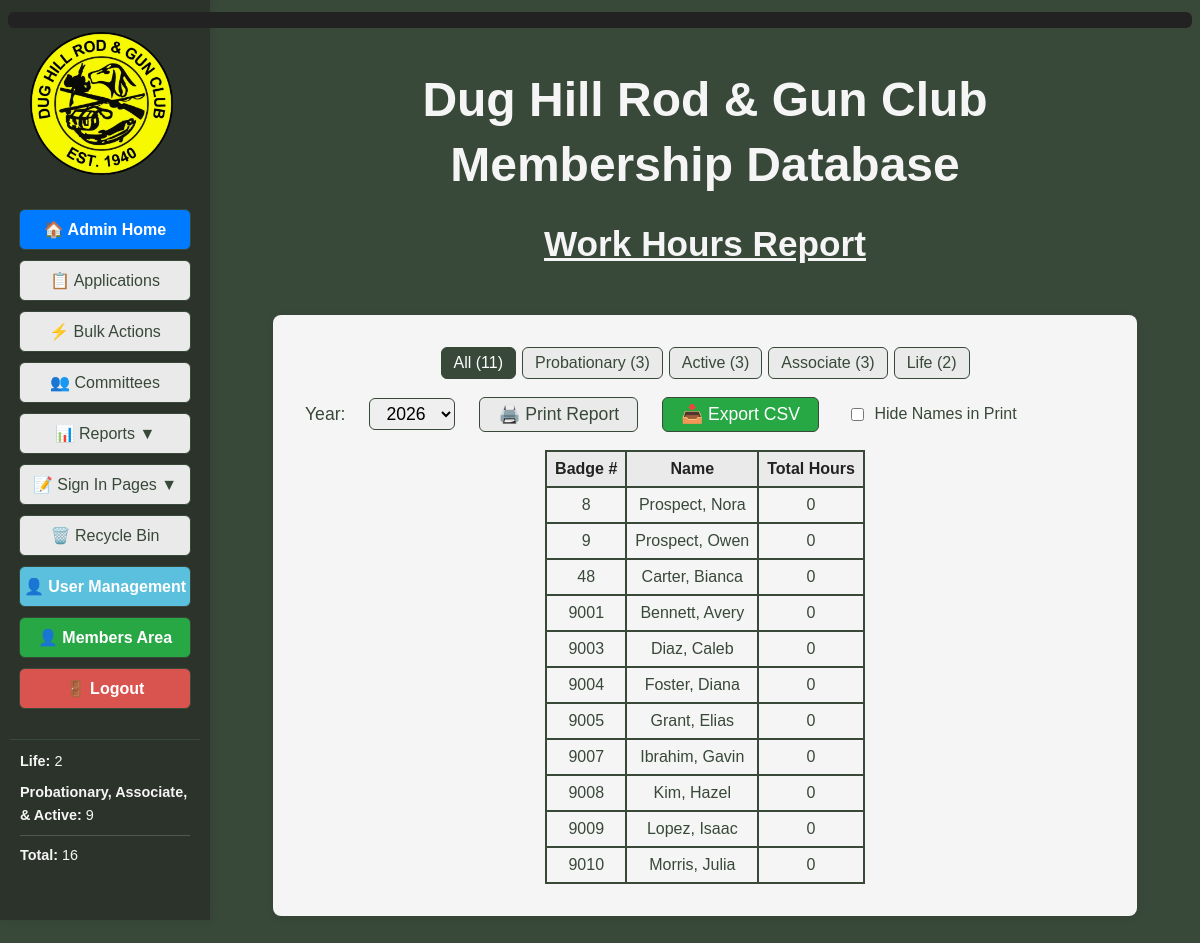
Before: /work_hours_report (signed in) with the older database file.
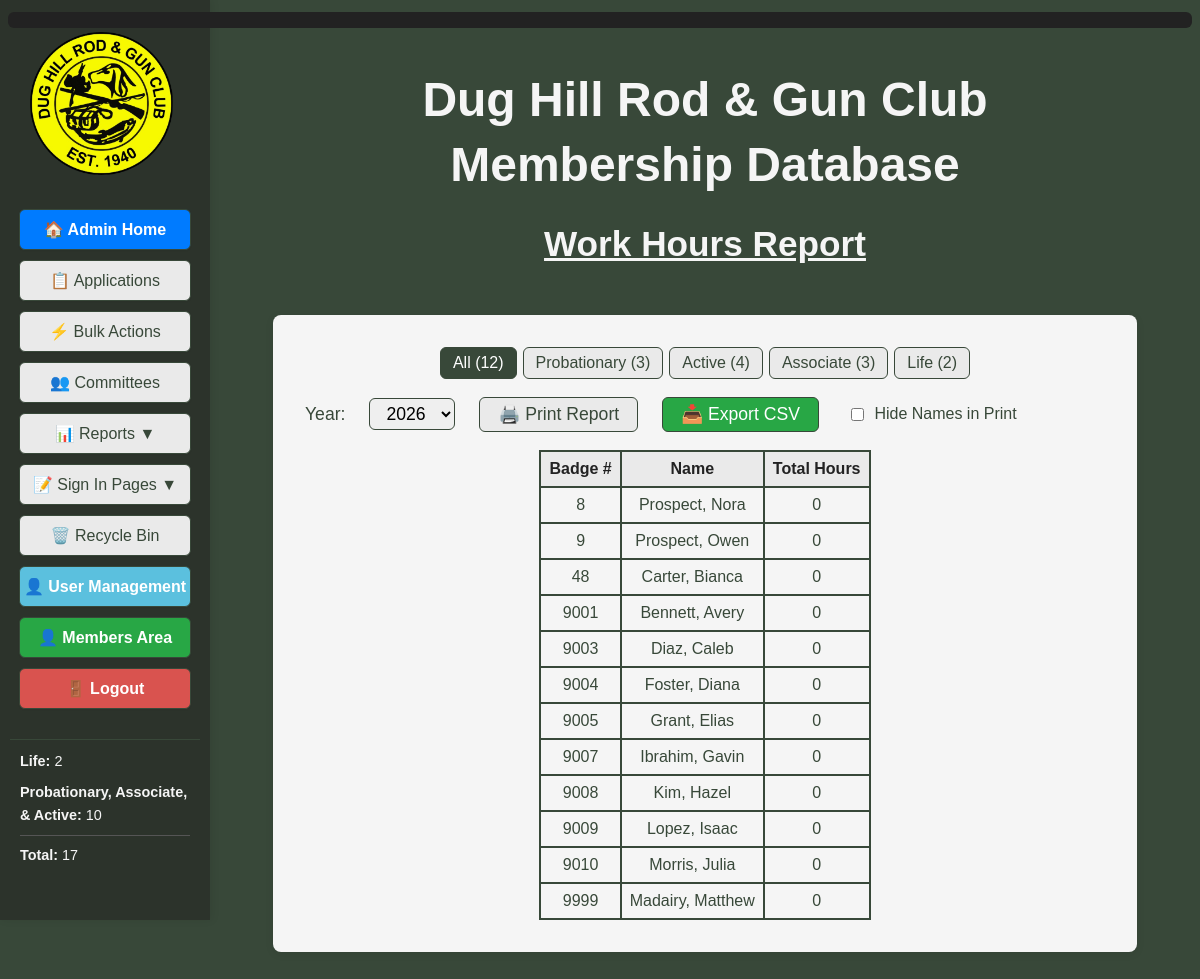
After: the same page with the newer database file.
### tables this page shows
CREATE TABLE members (
			id INTEGER PRIMARY KEY AUTOINCREMENT,
			badge_number TEXT,
			membership_type TEXT,
			first_name TEXT NOT NULL,
			middle_name TEXT,
			last_name TEXT NOT NULL,
			suffix TEXT,
			nickname TEXT,
			dob TEXT,
			email TEXT,
			email2 TEXT,
			phone TEXT,
			phone2 TEXT,
			address TEXT,
			city TEXT,
			state TEXT,
			zip TEXT,
			join_date TEXT,
			sponsor TEXT,
			card_internal TEXT,
			card_external TEXT,
			deleted INTEGER DEFAULT 0,
			deleted_on TEXT
		, member_notes TEXT, application_submitted TEXT, introduced_date TEXT, background_check_submitted TEXT, background_check_passed TEXT, qualifications TEXT, new_member_orientation_completed INTEGER DEFAULT 0, new_member_orientation_date TEXT);

### DH_DB_Webapp/app.py (the view)
@app.route('/work_hours_report')
@login_required
@admin_required
def work_hours_report():
	year = request.args.get('year')
	membership_type = request.args.get('membership_type', 'all').lower()
	if membership_type not in {'all', 'probationary', 'active', 'associate', 'life'}:
		membership_type = 'all'
	if year:
		start_date = f"{year}-01-01"
		end_date = f"{year}-12-31"
	else:
		now = datetime.datetime.now(TIMEZONE)
		year = str(now.year)
		start_date = f"{year}-01-01"
		end_date = f"{year}-12-31"
	work_hours = database.get_work_hours_report(
		start_date=start_date,
		end_date=end_date,
		membership_type=None if membership_type == 'all' else membership_type,
	)
	member_counts = {'all': 0, 'probationary': 0, 'active': 0, 'associate': 0, 'life': 0}
	for member in database.get_all_members():
		member_type = (member['membership_type'] or '').lower()
		if member_type in member_counts and member_type != 'all':
			member_counts[member_type] += 1
			member_counts['all'] += 1
	years = database.get_work_hours_years()
	if year not in years:
		years.insert(0, year)
	now = datetime.datetime.now(TIMEZONE)
	member_stats = get_member_stats()
	pending_applications = get_pending_application_count()
	return render_template('work_hours_report.html', work_hours=work_hours, years=years, selected_year=year, membership_type=membership_type, member_counts=member_counts, now=now, active_page='work_hours_report', member_stats=member_stats, pending_applications=pending_applications)

### DH_DB_Webapp/templates/work_hours_report.html (shortened to what this page needs)
<!DOCTYPE html>
<html>
<head>
</head>
<body style="background-color:#384839; font-family:Arial, Helvetica, sans-serif;">
        <div style="color:yellow; background:#222; font-size:1.1em; padding:8px 16px; margin:12px 0; border-radius:6px; z-index:9999; position:relative;">
        </div>
    <div style="display:flex; flex-direction:column; align-items:center;">
        <div style="position:fixed; top:0; left:0; height:100vh; width:210px; background-color:#2c332b; display:flex; flex-direction:column; align-items:center; padding-top:120px; z-index:100; box-shadow:2px 0 8px rgba(0,0,0,0.08); overflow-y:auto;">
            <img src="{{ url_for('static', filename='Main_Logo-removebg-preview.png') }}" alt="Main Logo" style="height:143px; margin-top:-88px; margin-left:-8px; margin-bottom:34px;">
            <a href="{{ url_for('admin_dashboard') }}" style="width:170px; display:inline-block; padding:10px 0; margin-bottom:10px; border-radius:6px; border:1px solid #384839; background-color:#007bff; color:#ffffff; text-decoration:none; font-weight:bold; font-size:1em; font-family:Arial, Helvetica, sans-serif; box-shadow:0 1px 2px rgba(0,0,0,0.04); text-align:center;">🏠 Admin Home</a>
            {% if current_user.is_admin_or_bdfl() %}
            <a href="{{ url_for('admin_applications') }}" class="{{ 'active-menu' if active_page == 'admin_applications' else '' }}" style="width:170px; display:inline-block; padding:10px 0; margin-bottom:10px; border-radius:6px; border:1px solid #384839; background-color:#eaeaea; color:#384839; text-decoration:none; font-weight:{{ 'bold' if active_page == 'admin_applications' else 'normal' }}; font-size:1em; font-family:Arial, Helvetica, sans-serif; box-shadow:0 1px 2px rgba(0,0,0,0.04); text-align:center; position:relative;">📋 Applications</a>
            {% endif %}
            <a href="{{ url_for('bulk_actions') }}" class="{{ 'active-menu' if active_page == 'bulk_actions' else '' }}" style="width:170px; display:inline-block; padding:10px 0; margin-bottom:10px; border-radius:6px; border:1px solid #384839; background-color:#eaeaea; color:#384839; text-decoration:none; font-weight:{{ 'bold' if active_page == 'bulk_actions' else 'normal' }}; font-size:1em; font-family:Arial, Helvetica, sans-serif; box-shadow:0 1px 2px rgba(0,0,0,0.04); text-align:center;">⚡ Bulk Actions</a>
            <a href="{{ url_for('committees') }}" class="{{ 'active-menu' if active_page == 'committees' else '' }}" style="width:170px; display:inline-block; padding:10px 0; margin-bottom:10px; border-radius:6px; border:1px solid #384839; background-color:#eaeaea; color:#384839; text-decoration:none; font-weight:{{ 'bold' if active_page == 'committees' else 'normal' }}; font-size:1em; font-family:Arial, Helvetica, sans-serif; box-shadow:0 1px 2px rgba(0,0,0,0.04); text-align:center;">👥 Committees</a>
            <div class="menu-toggle" onclick="toggleSubmenu()" style="width:170px; display:inline-block; padding:10px 0; margin-bottom:10px; border-radius:6px; border:1px solid #384839; background-color:#eaeaea; color:#384839; text-decoration:none; font-weight:normal; font-size:1em; font-family:Arial, Helvetica, sans-serif; box-shadow:0 1px 2px rgba(0,0,0,0.04); text-align:center;">
                📊 Reports <span id="submenu-arrow">▼</span>
            </div>
            <div class="menu-toggle" onclick="toggleSignInSubmenu()" style="width:170px; display:inline-block; padding:10px 0; margin-bottom:10px; border-radius:6px; border:1px solid #384839; background-color:#eaeaea; color:#384839; text-decoration:none; font-weight:normal; font-size:1em; font-family:Arial, Helvetica, sans-serif; box-shadow:0 1px 2px rgba(0,0,0,0.04); text-align:center; cursor:pointer;">
                📝 Sign In Pages <span id="signin-submenu-arrow">▼</span>
            </div>
            <a href="{{ url_for('recycle_bin') }}" class="{{ 'active-menu' if active_page == 'recycle_bin' else '' }}" style="width:170px; display:inline-block; padding:10px 0; margin-bottom:10px; border-radius:6px; border:1px solid #384839; background-color:#eaeaea; color:#384839; text-decoration:none; font-weight:{{ 'bold' if active_page == 'recycle_bin' else 'normal' }}; font-size:1em; font-family:Arial, Helvetica, sans-serif; box-shadow:0 1px 2px rgba(0,0,0,0.04); text-align:center;">🗑️ Recycle Bin</a>
            {% if current_user.is_admin_or_bdfl() %}
            <a href="{{ url_for('admin_users') }}" class="{{ 'active-menu' if active_page == 'admin_users' else '' }}" style="width:170px; display:inline-block; padding:10px 0; margin-bottom:10px; border-radius:6px; border:1px solid #384839; background-color:{{ '#5bc0de' if active_page != 'admin_users' else 'rgb(255,255,0)' }}; color:{{ '#ffffff' if active_page != 'admin_users' else '#000000' }}; text-decoration:none; font-weight:bold; font-size:1em; font-family:Arial, Helvetica, sans-serif; box-shadow:0 1px 2px rgba(0,0,0,0.04); text-align:center; position:relative;">
                <span style="display: flex; align-items: center; width: 100%; justify-content: center; text-align: center;">
                    <span style="display:inline-block; vertical-align:middle;">👤 User Management</span>
                </span>
            </a>
            {% endif %}
            <a href="{{ url_for('member_dashboard') }}" style="width:170px; display:inline-block; padding:10px 0; margin-bottom:10px; border-radius:6px; border:1px solid #384839; background-color:#28a745; color:#ffffff; text-decoration:none; font-weight:bold; font-size:1em; font-family:Arial, Helvetica, sans-serif; box-shadow:0 1px 2px rgba(0,0,0,0.04); text-align:center;">👤 Members Area</a>
            <a href="{{ url_for('logout') }}" style="width:170px; display:inline-block; padding:10px 0; margin-bottom:10px; border-radius:6px; border:1px solid #384839; background-color:#d9534f; color:#ffffff; text-decoration:none; font-weight:bold; font-size:1em; font-family:Arial, Helvetica, sans-serif; box-shadow:0 1px 2px rgba(0,0,0,0.04); text-align:center;">🚪 Logout</a>
            <div style="width:170px; margin-top:20px; padding:10px; border-top:1px solid #384839;">
                <div style="color:#f5f5f5; font-size:0.9em; line-height:1.6; text-align:left;">
                    <div style="margin-bottom:8px;"><strong>Life:</strong> {{ member_stats.life_members }}</div>
                    <div style="margin-bottom:8px;"><strong>Probationary, Associate, & Active:</strong> {{ member_stats.voting_members }}</div>
                    <div style="border-top:1px solid #555; padding-top:8px;"><strong>Total:</strong> {{ member_stats.total_members }}</div>
                </div>
            </div>
        </div>
            </div>
        <div class="main-content" style="flex:1; margin-left:210px; display:flex; flex-direction:column; align-items:center;">
            <div style="display:flex; flex-direction:row; justify-content:center; margin-bottom:20px; width:100%;">
                <div style="text-align:center; width:100%;">
                    <h1 style="margin-bottom:0.2em; color:#f5f5f5; font-size:3em;">Dug Hill Rod & Gun Club</h1>
                    <h1 style="margin-top:0.2em; color:#f5f5f5; font-size:3em;">Membership Database</h1>
                    <h2 style="font-size:2.2em; margin-bottom:0.2em; margin-top:0; text-align:center; color:#f5f5f5; font-family:Arial, Helvetica, sans-serif; font-weight:bold; text-decoration:underline;">Work Hours Report</h2>
                </div>
            </div>
            <div style="background-color:#f5f5f5; border-radius:8px; padding:32px; min-width:400px; min-height:200px; box-shadow:0 2px 8px rgba(0,0,0,0.08); margin-bottom:40px; margin-top:24px; width:100%; max-width:800px;">
                <div role="group" aria-label="Membership type filter" style="display:flex; justify-content:center; flex-wrap:wrap; gap:6px; margin-bottom:18px;">
                    <a href="{{ url_for('work_hours_report', year=selected_year, membership_type='all') }}" style="padding:6px 12px; border:1px solid #384839; border-radius:6px; background-color:{{ '#384839' if membership_type == 'all' else '#eaeaea' }}; color:{{ '#fff' if membership_type == 'all' else '#384839' }}; text-decoration:none;">All ({{ member_counts['all'] }})</a>
                    <a href="{{ url_for('work_hours_report', year=selected_year, membership_type='probationary') }}" style="padding:6px 12px; border:1px solid #384839; border-radius:6px; background-color:{{ '#384839' if membership_type == 'probationary' else '#eaeaea' }}; color:{{ '#fff' if membership_type == 'probationary' else '#384839' }}; text-decoration:none;">Probationary ({{ member_counts['probationary'] }})</a>
                    <a href="{{ url_for('work_hours_report', year=selected_year, membership_type='active') }}" style="padding:6px 12px; border:1px solid #384839; border-radius:6px; background-color:{{ '#384839' if membership_type == 'active' else '#eaeaea' }}; color:{{ '#fff' if membership_type == 'active' else '#384839' }}; text-decoration:none;">Active ({{ member_counts['active'] }})</a>
                    <a href="{{ url_for('work_hours_report', year=selected_year, membership_type='associate') }}" style="padding:6px 12px; border:1px solid #384839; border-radius:6px; background-color:{{ '#384839' if membership_type == 'associate' else '#eaeaea' }}; color:{{ '#fff' if membership_type == 'associate' else '#384839' }}; text-decoration:none;">Associate ({{ member_counts['associate'] }})</a>
                    <a href="{{ url_for('work_hours_report', year=selected_year, membership_type='life') }}" style="padding:6px 12px; border:1px solid #384839; border-radius:6px; background-color:{{ '#384839' if membership_type == 'life' else '#eaeaea' }}; color:{{ '#fff' if membership_type == 'life' else '#384839' }}; text-decoration:none;">Life ({{ member_counts['life'] }})</a>
                </div>
                <form method="get" action="{{ url_for('work_hours_report') }}" style="margin-bottom:18px; display:inline-flex; align-items:center; gap:16px;">
                    <label for="year" style="font-size:1.1em; color:#384839; margin-right:8px;">Year:</label>
                    <select name="year" id="year" onchange="this.form.submit()" style="font-size:1.1em; padding:4px 12px; border-radius:6px; border:1px solid #384839;">
                        {% for y in years %}
                        {% if y != 'All' and y != 'all' %}
                        <option value="{{ y }}" {% if selected_year == y %}selected{% endif %}>{{ y }}</option>
                        {% endif %}
                        {% endfor %}
                    </select>
                    <button type="button" class="print-btn" onclick="printReport()" style="padding:6px 18px; font-size:1.1em; border-radius:6px; border:1px solid #384839; background-color:#eaeaea; color:#384839; cursor:pointer; margin-left:8px;">🖨️ Print Report</button>
                    <button type="button" class="print-btn" onclick="window.location.href='{{ url_for('work_hours_export_csv', year=selected_year, membership_type=membership_type) }}'" style="padding:6px 18px; font-size:1.1em; border-radius:6px; border:1px solid #384839; background-color:#28a745; color:#fff; cursor:pointer; margin-left:8px;">📥 Export CSV</button>
                    <label class="hide-names-label" style="font-size:1em; color:#384839; margin-left:12px;">
                        <input type="checkbox" id="hideNamesPrint" style="margin-right:6px; vertical-align:middle;" onclick="toggleHideNames()"> Hide Names in Print
                    </label>
                </form>
                <div style="display: flex; justify-content: center; align-items: center; width: 100%;">
                    <table id="workHoursTable" class="print-table" style="width:auto; max-width:700px; border-collapse:collapse; margin-left:auto; margin-right:auto;">
                        <thead>
                        <tr style="background:#eaeaea; color:#222;">
                            <th id="th0" style="padding:8px; border:2px solid #384839; cursor:pointer; text-align:center;" onclick="sortTable(0)">Badge # </th>
                            <th id="th1" class="name-col" style="padding:8px; border:2px solid #384839; cursor:pointer;" onclick="sortTable(1)">Name </th>
                            <th id="th2" style="padding:8px; border:2px solid #384839; cursor:pointer; text-align:center;" onclick="sortTable(2)">Total Hours </th>
                        </tr>
                        </thead>
                        <tbody id="workHoursBody">
                        {% for wh in work_hours %}
                        <tr data-member-id="{{ wh[4] }}" style="cursor:pointer;" onclick="window.location='{{ url_for('member_details', member_id=wh[4]) }}?tab=work_hours'">
                            <td style="padding:8px; border:2px solid #384839; text-align:center; color:#384839;">{{ wh[0] }}</td>
                            <td class="name-col" style="padding:8px; border:2px solid #384839; color:#384839;">{{ wh[2] }}, {{ wh[1] }}</td>
                            <td style="padding:8px; border:2px solid #384839; text-align:center; color:#384839;">{{ wh[3] }}</td>
                        </tr>
                        {% endfor %}
                        </tbody>
                    </table>
                </div>
            </div>
        </div>
</body>
</html>

Changed rows visible on the page:
added members: badge_number "9999", last_name "Madairy", first_name "Matthew", wh "0"
Other visible differences:
{{ member_stats.voting_members }}: "9" → "10"
{{ member_stats.total_members }}: "16" → "17"
{{ member_counts['all'] }}: "11" → "12"
{{ member_counts['active'] }}: "3" → "4"
